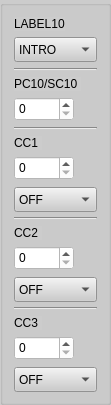
     <widget class="QGroupBox" name="columnbox10">
      <property name="geometry">
       <rect>
        <x>1070</x>
        <y>60</y>
        <width>101</width>
        <height>381</height>
       </rect>
      </property>
      <property name="sizePolicy">
       <sizepolicy hsizetype="Expanding" vsizetype="Expanding">
        <horstretch>0</horstretch>
        <verstretch>0</verstretch>
       </sizepolicy>
      </property>
      <property name="styleSheet">
       <string notr="true">background-color: rgb(204, 204, 204);</string>
      </property>
      <layout class="QVBoxLayout" name="verticalLayout_14">
       <item>
        <widget class="QLabel" name="label_BankPC1_10">
         <property name="sizePolicy">
          <sizepolicy hsizetype="Fixed" vsizetype="Preferred">
           <horstretch>0</horstretch>
           <verstretch>0</verstretch>
          </sizepolicy>
         </property>
         <property name="maximumSize">
          <size>
           <width>16777215</width>
           <height>30</height>
          </size>
         </property>
         <property name="text">
          <string>LABEL10</string>
         </property>
        </widget>
       </item>
       <item>
        <widget class="QComboBox" name="presetLabel1_10">
         <property name="minimumSize">
          <size>
           <width>0</width>
           <height>25</height>
          </size>
         </property>
         <property name="styleSheet">
          <string notr="true">background-color: rgb(204, 204, 204);</string>
         </property>
         <item>
          <property name="text">
           <string>INTRO</string>
          </property>
         </item>
         <item>
          <property name="text">
           <string>VERSE</string>
          </property>
         </item>
         <item>
          <property name="text">
           <string>CHORUS</string>
          </property>
         </item>
         <item>
          <property name="text">
           <string>SOLO</string>
          </property>
         </item>
         <item>
          <property name="text">
           <string>OUTRO</string>
          </property>
         </item>
         <item>
          <property name="text">
           <string>BRIDGE</string>
          </property>
         </item>
        </widget>
       </item>
       <item>
        <widget class="Line" name="line_11">
         <property name="orientation">
          <enum>Qt::Horizontal</enum>
         </property>
        </widget>
       </item>
       <item>
        <widget class="QLabel" name="label_PC1_10">
         <property name="sizePolicy">
          <sizepolicy hsizetype="Fixed" vsizetype="Preferred">
           <horstretch>0</horstretch>
           <verstretch>0</verstretch>
          </sizepolicy>
         </property>
         <property name="maximumSize">
          <size>
           <width>16777215</width>
           <height>30</height>
          </size>
         </property>
         <property name="text">
          <string>PC10/SC10 </string>
         </property>
        </widget>
       </item>
       <item>
        <widget class="QSpinBox" name="spinBox_PC1_10">
         <property name="sizePolicy">
          <sizepolicy hsizetype="Fixed" vsizetype="Fixed">
           <horstretch>0</horstretch>
           <verstretch>0</verstretch>
          </sizepolicy>
         </property>
         <property name="minimumSize">
          <size>
           <width>60</width>
           <height>24</height>
          </size>
         </property>
         <property name="maximumSize">
          <size>
           <width>60</width>
           <height>16777215</height>
          </size>
         </property>
         <property name="styleSheet">
          <string notr="true">background-color: rgb(255, 255, 255);</string>
         </property>
         <property name="accelerated">
          <bool>true</bool>
         </property>
         <property name="maximum">
          <number>127</number>
         </property>
        </widget>
       </item>
       <item>
        <widget class="Line" name="line_21">
         <property name="orientation">
          <enum>Qt::Horizontal</enum>
         </property>
        </widget>
       </item>
       <item>
        <widget class="QLabel" name="label_CC1_10">
         <property name="sizePolicy">
          <sizepolicy hsizetype="Fixed" vsizetype="Preferred">
           <horstretch>0</horstretch>
           <verstretch>0</verstretch>
          </sizepolicy>
         </property>
         <property name="maximumSize">
          <size>
           <width>16777215</width>
           <height>30</height>
          </size>
         </property>
         <property name="text">
          <string>CC1 </string>
         </property>
        </widget>
       </item>
       <item>
        <widget class="QSpinBox" name="spinBox_CC1_10">
         <property name="sizePolicy">
          <sizepolicy hsizetype="Fixed" vsizetype="Fixed">
           <horstretch>0</horstretch>
           <verstretch>0</verstretch>
          </sizepolicy>
         </property>
         <property name="minimumSize">
          <size>
           <width>60</width>
           <height>24</height>
          </size>
         </property>
         <property name="maximumSize">
          <size>
           <width>60</width>
           <height>16777215</height>
          </size>
         </property>
         <property name="styleSheet">
          <string notr="true">background-color: rgb(255, 255, 255);</string>
         </property>
         <property name="accelerated">
          <bool>true</bool>
         </property>
         <property name="maximum">
          <number>127</number>
         </property>
        </widget>
       </item>
       <item>
        <widget class="QComboBox" name="onoff1_10">
         <property name="minimumSize">
          <size>
           <width>0</width>
           <height>25</height>
          </size>
         </property>
         <property name="maximumSize">
          <size>
           <width>16777215</width>
           <height>22</height>
          </size>
         </property>
         <property name="styleSheet">
          <string notr="true">background-color: rgb(204, 204, 204);</string>
         </property>
         <item>
          <property name="text">
           <string>OFF</string>
          </property>
         </item>
         <item>
          <property name="text">
           <string>ON</string>
          </property>
         </item>
        </widget>
       </item>
       <item>
        <widget class="Line" name="line_40">
         <property name="orientation">
          <enum>Qt::Horizontal</enum>
         </property>
        </widget>
       </item>
       <item>
        <widget class="QLabel" name="label_CC2_10">
         <property name="sizePolicy">
          <sizepolicy hsizetype="Fixed" vsizetype="Preferred">
           <horstretch>0</horstretch>
           <verstretch>0</verstretch>
          </sizepolicy>
         </property>
         <property name="maximumSize">
          <size>
           <width>16777215</width>
           <height>30</height>
          </size>
         </property>
         <property name="text">
          <string>CC2 </string>
         </property>
        </widget>
       </item>
       <item>
        <widget class="QSpinBox" name="spinBox_CC2_10">
         <property name="sizePolicy">
          <sizepolicy hsizetype="Fixed" vsizetype="Fixed">
           <horstretch>0</horstretch>
           <verstretch>0</verstretch>
          </sizepolicy>
         </property>
         <property name="minimumSize">
          <size>
           <width>60</width>
           <height>24</height>
          </size>
         </property>
         <property name="maximumSize">
          <size>
           <width>60</width>
           <height>16777215</height>
          </size>
         </property>
         <property name="styleSheet">
          <string notr="true">background-color: rgb(255, 255, 255);</string>
         </property>
         <property name="accelerated">
          <bool>true</bool>
         </property>
         <property name="maximum">
          <number>127</number>
         </property>
        </widget>
       </item>
       <item>
        <widget class="QComboBox" name="onoff2_10">
         <property name="minimumSize">
          <size>
           <width>0</width>
           <height>25</height>
          </size>
         </property>
         <property name="maximumSize">
          <size>
           <width>16777215</width>
           <height>22</height>
          </size>
         </property>
         <property name="styleSheet">
          <string notr="true">background-color: rgb(204, 204, 204);</string>
         </property>
         <item>
          <property name="text">
           <string>OFF</string>
          </property>
         </item>
         <item>
          <property name="text">
           <string>ON</string>
          </property>
         </item>
        </widget>
       </item>
       <item>
        <widget class="Line" name="line_39">
         <property name="orientation">
          <enum>Qt::Horizontal</enum>
         </property>
        </widget>
       </item>
       <item>
        <widget class="QLabel" name="label_CC3_10">
         <property name="sizePolicy">
          <sizepolicy hsizetype="Fixed" vsizetype="Preferred">
           <horstretch>0</horstretch>
           <verstretch>0</verstretch>
          </sizepolicy>
         </property>
         <property name="maximumSize">
          <size>
           <width>16777215</width>
           <height>30</height>
          </size>
         </property>
         <property name="text">
          <string>CC3 </string>
         </property>
        </widget>
       </item>
       <item>
        <widget class="QSpinBox" name="spinBox_CC3_10">
         <property name="sizePolicy">
          <sizepolicy hsizetype="Fixed" vsizetype="Fixed">
           <horstretch>0</horstretch>
           <verstretch>0</verstretch>
          </sizepolicy>
         </property>
         <property name="minimumSize">
          <size>
           <width>60</width>
           <height>24</height>
          </size>
         </property>
         <property name="maximumSize">
          <size>
           <width>60</width>
           <height>16777215</height>
          </size>
         </property>
         <property name="styleSheet">
          <string notr="true">background-color: rgb(255, 255, 255);</string>
         </property>
         <property name="accelerated">
          <bool>true</bool>
         </property>
         <property name="maximum">
          <number>127</number>
         </property>
        </widget>
       </item>
       <item>
        <widget class="QComboBox" name="onoff3_10">
         <property name="minimumSize">
          <size>
           <width>0</width>
           <height>25</height>
          </size>
         </property>
         <property name="maximumSize">
          <size>
           <width>16777215</width>
           <height>22</height>
          </size>
         </property>
         <property name="styleSheet">
          <string notr="true">background-color: rgb(204, 204, 204);</string>
         </property>
         <item>
          <property name="text">
           <string>OFF</string>
          </property>
         </item>
         <item>
          <property name="text">
           <string>ON</string>
          </property>
         </item>
        </widget>
       </item>
      </layout>
     </widget>
